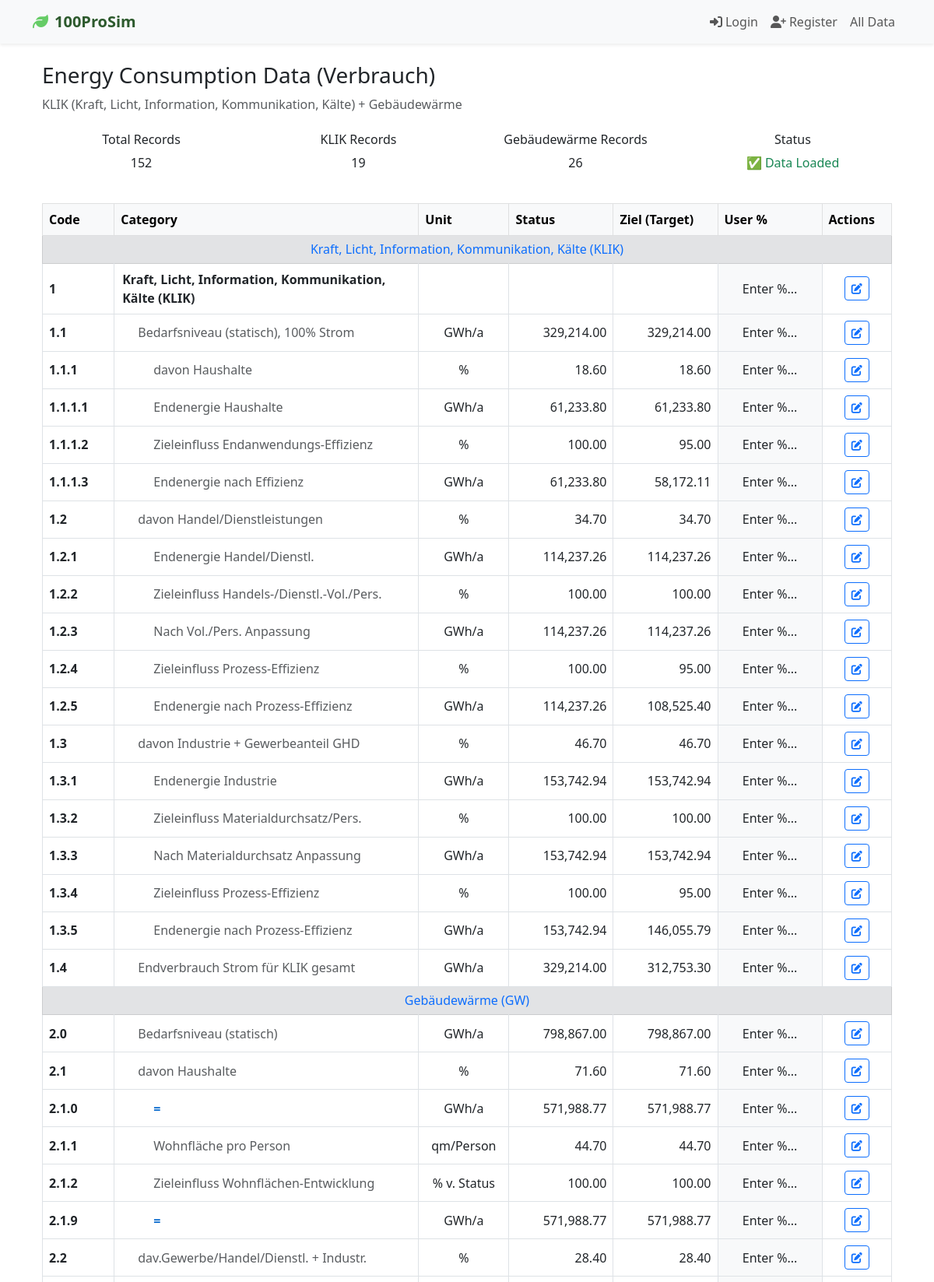
The app's page /verbrauch/ (upper part) with its own data.
### simulator/models.py (models this page shows, shortened)
class VerbrauchData(models.Model):
    code = models.CharField(max_length=20, unique=True)  # e.g. "1", "1.1", "1.1.1", etc.
    category = models.CharField(max_length=200)  # Energy consumption category description
    unit = models.CharField(max_length=20)  # GWh/a, %, etc.
    status = models.FloatField(null=True, blank=True)  # Current status value
    ziel = models.FloatField(null=True, blank=True)  # Target value (Ziel)
    is_calculated = models.BooleanField(default=False)  # True if this should be calculated via formula
    status_calculated = models.BooleanField(default=False)  # True if STATUS should be calculated
    ziel_calculated = models.BooleanField(default=False)  # True if ZIEL should be calculated
    user_percent = models.FloatField(null=True, blank=True)  # User-defined percentage
    created_at = models.DateTimeField(auto_now_add=True)
    updated_at = models.DateTimeField(auto_now=True)
    class Meta:
        ordering = ['code']
        indexes = [
            models.Index(fields=['code']),
        ]
    def get_effective_value(self):
        if self.user_percent is not None:
            return self.user_percent
        elif self.status_calculated or self.is_calculated:
            calculated = self.calculate_value()
            if calculated is not None:
                return calculated
        return self.status
    def get_effective_ziel_value(self):
        if self.user_percent is not None:
            return self.user_percent
        elif self.ziel_calculated or self.is_calculated:
            calculated = self.calculate_ziel_value()
            if calculated is not None:
                return calculated
        return self.ziel
    from .verbrauch_calculations import calculate_value_method, calculate_ziel_value_method
    calculate_value = calculate_value_method
    calculate_ziel_value = calculate_ziel_value_method

### simulator/views.py (the view)
# urls.py: path('verbrauch/', views.verbrauch_view, name='verbrauch'),
def verbrauch_view(request):
    from .models import VerbrauchData
    verbrauch_data = VerbrauchData.objects.all()
    temp_data = []
    for item in verbrauch_data:
        if item.is_calculated:
            calculated_status = item.calculate_value()  # Uses status fields
            calculated_ziel = item.calculate_ziel_value()  # Uses ziel fields
            display_status = calculated_status
            display_ziel = calculated_ziel
        else:
            display_status = item.status
            display_ziel = item.ziel
        if "Alternativ zur" in item.category and "Brennstoffzellen (FC)" in item.category:
            from django.utils.safestring import mark_safe
            if item.user_percent == 100.0:
                display_ziel = mark_safe('<span style="color: blue; font-weight: bold;">Aktiv</span>')
            else:
                display_ziel = mark_safe('<span style="color: green; font-weight: bold;">(Passiv)</span>')
        temp_data.append({
            'code': item.code,
            'category': item.category,
            'unit': item.unit,
            'status': display_status,
            'ziel': display_ziel,
            'user_percent': item.user_percent,
            'is_calculated': item.is_calculated,
        })
    def natural_sort_key(item):
        parts = item['code'].split('.')
        return [int(part) for part in parts]
    temp_data.sort(key=natural_sort_key)
    data = []
    current_section = None
    for item in temp_data:
        if item['code'].startswith('1'):
            section = 'KLIK'
        elif item['code'].startswith('2'):
            section = 'GW'
        else:
            section = None
        if section != current_section and section:
            if section == 'KLIK':
                header_title = 'Kraft, Licht, Information, Kommunikation, Kälte (KLIK)'
            elif section == 'GW':
                header_title = 'Gebäudewärme (GW)'
            data.append({
                'is_section_header': True,
                'code': '',
                'category': header_title,
                'unit': '',
                'status': '',
                'ziel': '',
                'user_percent': '',
                'is_calculated': False,
            })
            current_section = section
        if item['code'] == '1':
            item['status'] = ''
            item['ziel'] = ''
            item['unit'] = ''
        item['is_section_header'] = False
        data.append(item)
    return render(request, 'simulator/verbrauch.html', {"data": data})

### simulator/templates/simulator/verbrauch.html (shortened to what this page needs)
{% extends 'simulator/base.html' %}
{% block content %}
<div class="container mt-4">
    <h3>Energy Consumption Data (Verbrauch)</h3>
    <p class="text-muted mb-4">KLIK (Kraft, Licht, Information, Kommunikation, Kälte) + Gebäudewärme</p>
    <div class="row text-center mb-4">
        <div class="col-md-3"><h6>Total Records</h6><p>{{ data|length }}</p></div>
        <div class="col-md-3"><h6>KLIK Records</h6><p>19</p></div>
        <div class="col-md-3"><h6>Gebäudewärme Records</h6><p>26</p></div>
        <div class="col-md-3"><h6>Status</h6><p class="text-success">✅ Data Loaded</p></div>
    </div>
    <table class="table table-bordered table-hover align-middle">
        <thead class="table-light">
            <tr>
                <th style="width: 8%;">Code</th>
                <th style="width: 35%;">Category</th>
                <th style="width: 8%;">Unit</th>
                <th style="width: 12%;">Status</th>
                <th style="width: 12%;">Ziel (Target)</th>
                <th style="width: 12%;">User %</th>
                <th style="width: 8%;">Actions</th>
            </tr>
        </thead>
        <tbody>
            {% for row in data %}
            {% if row.is_section_header %}
            <tr class="table-secondary">
                <td colspan="7" class="text-center fw-bold py-2">
                    <h6 class="mb-0 text-primary">{{ row.category }}</h6>
                </td>
            </tr>
            {% else %}
            <tr>
                <td class="fw-bold">{{ row.code }}</td>
                <td style="padding-left: {% if row.code|length > 3 %}50px{% elif '.' in row.code %}30px{% else %}10px{% endif %};">
                    <span class="{% if '.' in row.code %}text-muted{% else %}fw-bold{% endif %}">
                        {% if row.category|first == '=' %}
                            <strong style="color: #0066cc;">{{ row.category }}</strong>
                        {% elif '=' in row.category or 'Result' in row.category %}
                            <em style="color: #006600;">{{ row.category }}</em>
                        {% else %}
                            {{ row.category }}
                        {% endif %}
                    </span>
                </td>
                <td class="text-center">{{ row.unit }}</td>
                <td class="text-end">
                    {% if row.status is not None %}
                        {{ row.status|floatformat:2 }}
                    {% else %}
                        <span class="text-muted">-</span>
                    {% endif %}
                </td>
                <td class="text-end">
                    {% if row.ziel is not None %}
                        {% if "(Passiv)" in row.ziel or "Aktiv" in row.ziel %}
                            {{ row.ziel|safe }}
                        {% else %}
                            {{ row.ziel|floatformat:2 }}
                        {% endif %}
                    {% else %}
                        <span class="text-muted">-</span>
                    {% endif %}
                </td>
                <td contenteditable="true" class="bg-light text-center" data-field="user_percent" data-code="{{ row.code }}">
                    {% if row.user_percent %}{{ row.user_percent|floatformat:1 }}{% else %}Enter %...{% endif %}
                </td>
                <td class="text-center">
                    <button class="btn btn-sm btn-outline-primary" onclick="editRow('{{ row.code }}')">
                        <i class="fas fa-edit"></i>
                    </button>
                </td>
            </tr>
            {% endif %}
            {% endfor %}
        </tbody>
    </table>
</div>
{% endblock %}

### simulator/templates/simulator/base.html (style rules this page uses)
:root { --primary-green: #2d5a2d; --light-green: #4a7c4a; --accent-green: #66cc66; }
.table th { background-color: #f8f9fa; }

### records on screen
VerbrauchData: category "Kraft, Licht, Information, Kommunikation, Kälte (KLIK)"
VerbrauchData: code "1.1", category "Bedarfsniveau (statisch), 100% Strom", unit "GWh/a", status "329,214.00", ziel "329,214.00"
VerbrauchData: code "1.1.1", category "davon Haushalte", status "18.60", ziel "18.60"
VerbrauchData: code "1.1.1.1", category "Endenergie Haushalte", unit "GWh/a"
VerbrauchData: code "1.1.1.2", category "Zieleinfluss Endanwendungs-Effizienz", status "100.00", ziel "95.00"
VerbrauchData: code "1.1.1.3", category "Endenergie nach Effizienz", unit "GWh/a"
VerbrauchData: code "1.2", category "davon Handel/Dienstleistungen", status "34.70", ziel "34.70"
VerbrauchData: code "1.2.1", category "Endenergie Handel/Dienstl.", unit "GWh/a"
VerbrauchData: code "1.2.2", category "Zieleinfluss Handels-/Dienstl.-Vol./Pers.", status "100.00", ziel "100.00"
VerbrauchData: code "1.2.3", category "Nach Vol./Pers. Anpassung", unit "GWh/a"
VerbrauchData: code "1.2.4", category "Zieleinfluss Prozess-Effizienz", status "100.00", ziel "95.00"
VerbrauchData: code "1.2.5", category "Endenergie nach Prozess-Effizienz", unit "GWh/a"
VerbrauchData: code "1.3", category "davon Industrie + Gewerbeanteil GHD", status "46.70", ziel "46.70"
VerbrauchData: code "1.3.1", category "Endenergie Industrie", unit "GWh/a"
VerbrauchData: code "1.3.2", category "Zieleinfluss Materialdurchsatz/Pers.", status "100.00", ziel "100.00"
VerbrauchData: code "1.3.3", category "Nach Materialdurchsatz Anpassung", unit "GWh/a"
VerbrauchData: code "1.3.4", category "Zieleinfluss Prozess-Effizienz", status "100.00", ziel "95.00"
VerbrauchData: code "1.3.5", category "Endenergie nach Prozess-Effizienz", unit "GWh/a"
VerbrauchData: code "1.4", category "Endverbrauch Strom für KLIK gesamt", unit "GWh/a"
VerbrauchData: code "2.0", category "Bedarfsniveau (statisch)", unit "GWh/a", status "798,867.00", ziel "798,867.00"
VerbrauchData: code "2.1", category "davon Haushalte", status "71.60", ziel "71.60"
VerbrauchData: code "2.1.0", unit "GWh/a"
VerbrauchData: code "2.1.1", category "Wohnfläche pro Person", unit "qm/Person", status "44.70", ziel "44.70"
VerbrauchData: code "2.1.2", category "Zieleinfluss Wohnflächen-Entwicklung", unit "% v. Status"
VerbrauchData: code "2.1.9", unit "GWh/a"
VerbrauchData: code "2.2", category "dav.Gewerbe/Handel/Dienstl. + Industr.", status "28.40", ziel "28.40"

### other values on screen
{{ data|length }} "152"
{{ row.category }} "Kraft, Licht, Information, Kommunikation, Kälte (KLIK)" "Gebäudewärme (GW)"
{{ row.code }} "1"
{{ row.unit }} "%" "%" "%" "%" "%" "%" "%" "%" "%" "%"
{{ row.status|floatformat:2 }} "61,233.80" "61,233.80" "114,237.26" "114,237.26" "114,237.26" "153,742.94" "153,742.94" "153,742.94" "329,214.00" "571,988.77" "100.00" "571,988.77"
{{ row.ziel|floatformat:2 }} "61,233.80" "58,172.11" "114,237.26" "114,237.26" "108,525.40" "153,742.94" "153,742.94" "146,055.79" "312,753.30" "571,988.77" "100.00" "571,988.77"
{{ row.category }} "=" "="
